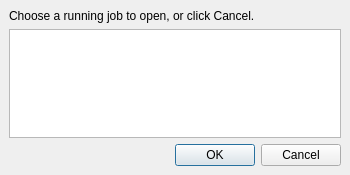
<ui version="4.0" >
 <class>JobSelectorDialog</class>
 <widget class="QDialog" name="JobSelectorDialog" >
  <property name="geometry" >
   <rect>
    <x>0</x>
    <y>0</y>
    <width>350</width>
    <height>175</height>
   </rect>
  </property>
  <property name="windowTitle" >
   <string>Running Job Selector</string>
  </property>
  <layout class="QVBoxLayout" >
   <property name="margin" >
    <number>9</number>
   </property>
   <property name="spacing" >
    <number>6</number>
   </property>
   <item>
    <widget class="QLabel" name="label" >
     <property name="text" >
      <string>Choose a running job to open, or click Cancel.</string>
     </property>
    </widget>
   </item>
   <item>
    <widget class="QListWidget" name="listWidget" />
   </item>
   <item>
    <widget class="QDialogButtonBox" name="buttonBox" >
     <property name="orientation" >
      <enum>Qt::Horizontal</enum>
     </property>
     <property name="standardButtons" >
      <set>QDialogButtonBox::Cancel|QDialogButtonBox::NoButton|QDialogButtonBox::Ok</set>
     </property>
    </widget>
   </item>
  </layout>
 </widget>
 <resources/>
 <connections>
  <connection>
   <sender>buttonBox</sender>
   <signal>accepted()</signal>
   <receiver>JobSelectorDialog</receiver>
   <slot>accept()</slot>
   <hints>
    <hint type="sourcelabel" >
     <x>248</x>
     <y>254</y>
    </hint>
    <hint type="destinationlabel" >
     <x>157</x>
     <y>274</y>
    </hint>
   </hints>
  </connection>
  <connection>
   <sender>buttonBox</sender>
   <signal>rejected()</signal>
   <receiver>JobSelectorDialog</receiver>
   <slot>reject()</slot>
   <hints>
    <hint type="sourcelabel" >
     <x>316</x>
     <y>260</y>
    </hint>
    <hint type="destinationlabel" >
     <x>286</x>
     <y>274</y>
    </hint>
   </hints>
  </connection>
  <connection>
   <sender>listWidget</sender>
   <signal>itemDoubleClicked(QListWidgetItem*)</signal>
   <receiver>JobSelectorDialog</receiver>
   <slot>accept()</slot>
   <hints>
    <hint type="sourcelabel" >
     <x>159</x>
     <y>92</y>
    </hint>
    <hint type="destinationlabel" >
     <x>159</x>
     <y>99</y>
    </hint>
   </hints>
  </connection>
 </connections>
</ui>
